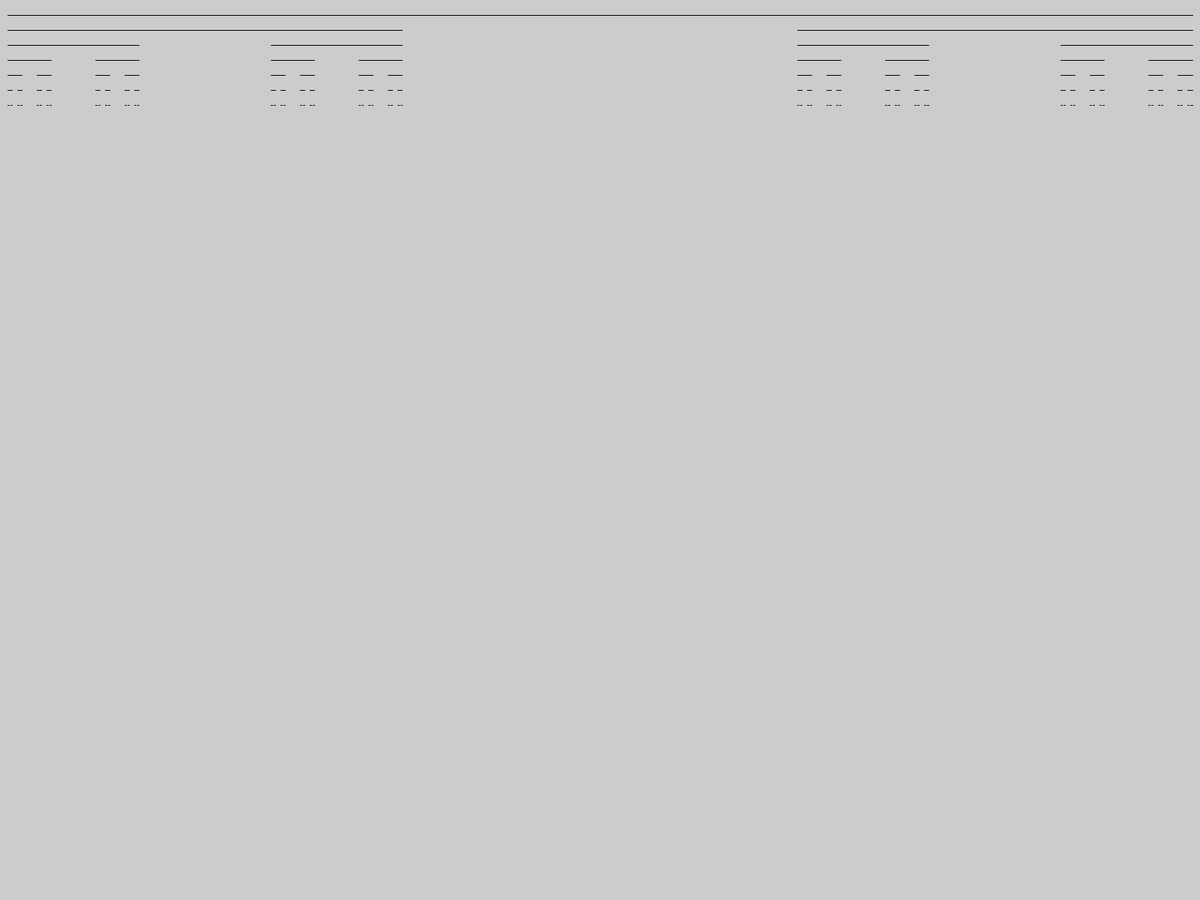
Frame 1 (no input)
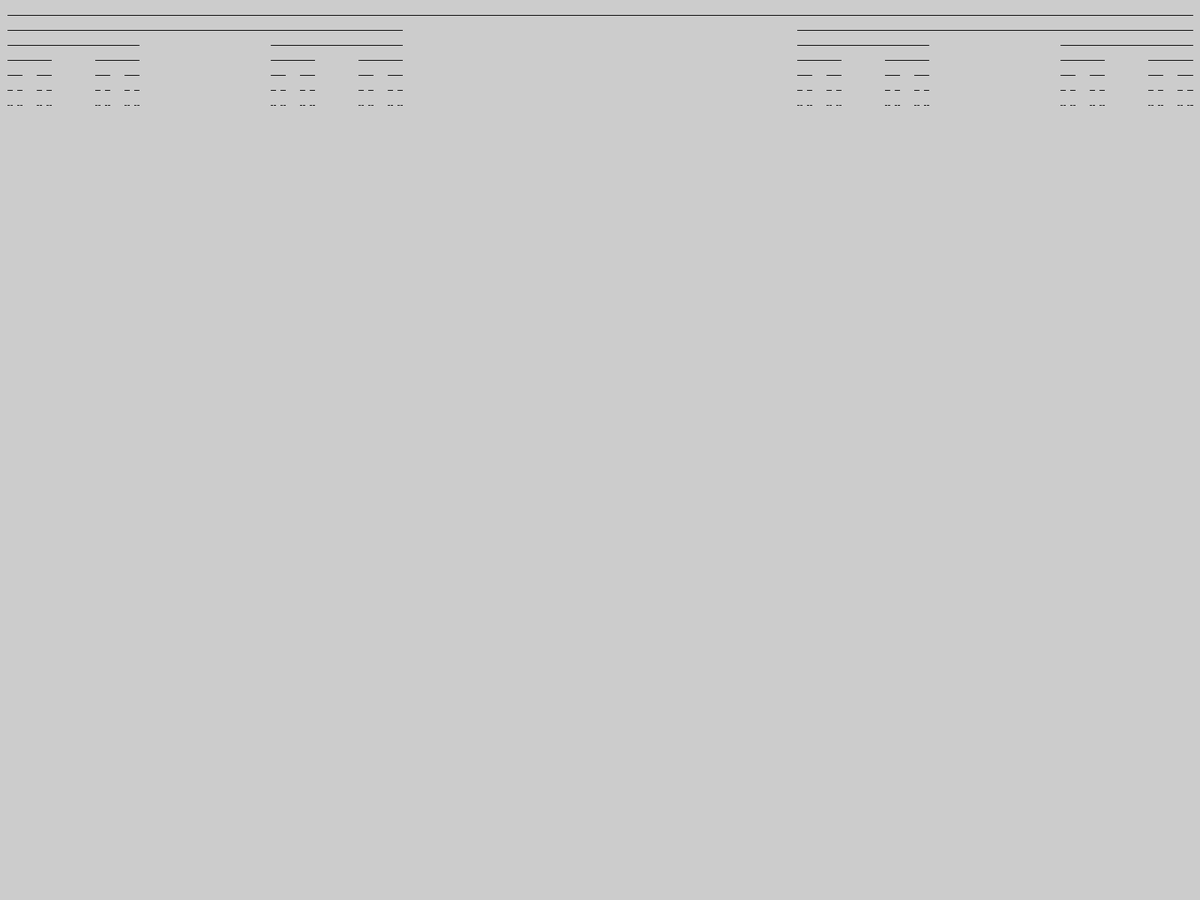
Frame 60 (the mouse pressed at the canvas centre just before this capture)
Frame 120 (the mouse held since frame 60 and released just before this capture): identical to frame 60, image omitted

The Processing sketch that drew these frames (run headless with seeded random() and noise(); from frame 60 on, the mouse is pressed at the canvas centre):

// Processing sketch: cantorLines
// ── cantorLines.pde
int spacing; 

void setup(){
  fullScreen();
  spacing = 20;
}

void draw(){
  cantor(10, 20, width-20);
}

void cantor(float x, float y, float len) { 
  if(len<1) 
    return;
  
  line(x,y,x+len,y); 
  y += spacing; 
  cantor(x,y,len/3);
  cantor(x+len*2/3,y,len/3);
}
